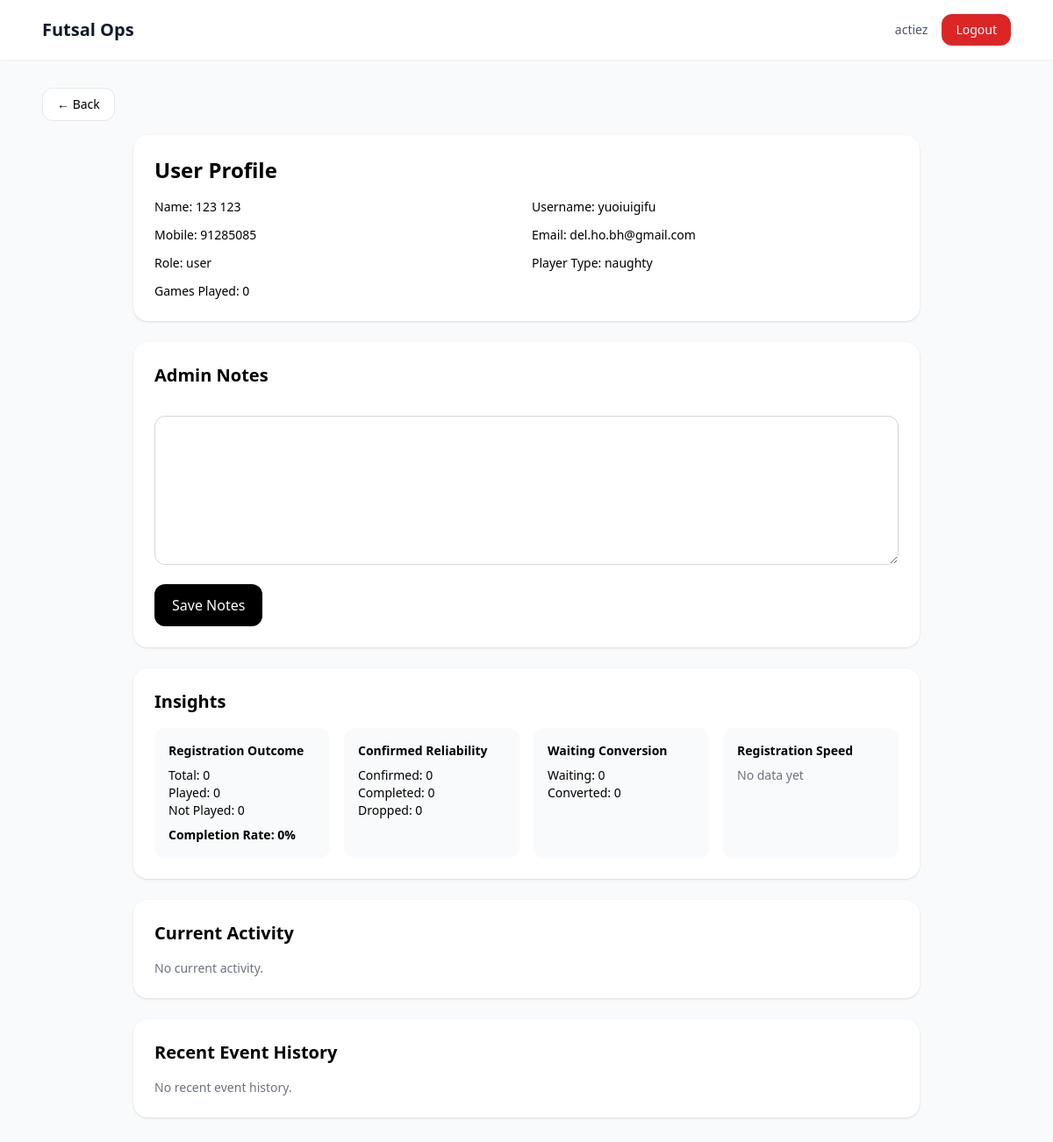
Page /users/3/ (signed in) on the earlier database version.
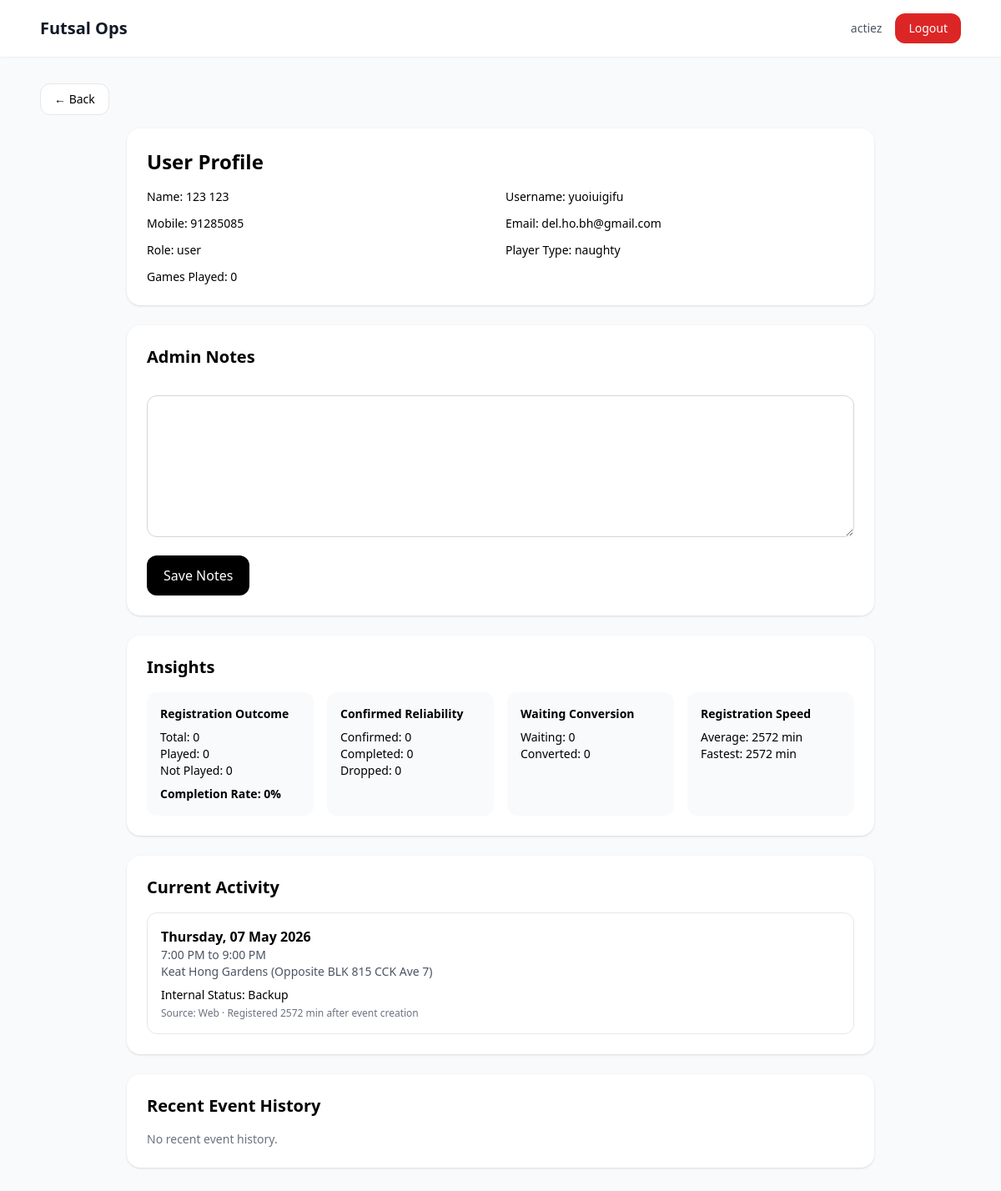
Same page on the later database version.
### registrations/models.py (models this page shows, shortened)
class EventRegistration(models.Model):
    STATUS_INTERESTED = "interested"
    STATUS_PLAYING = "playing"
    STATUS_WAITING = "waiting"
    STATUS_BACKUP = "backup"
    STATUS_REMOVED = "removed"
    STATUS_CHOICES = [
        (STATUS_INTERESTED, "Interested"),
        (STATUS_PLAYING, "Playing"),
        (STATUS_WAITING, "Waiting"),
        (STATUS_BACKUP, "Backup"),
        (STATUS_REMOVED, "Removed"),
    ]
    SOURCE_WEB = "web"
    SOURCE_WHATSAPP = "whatsapp"
    SOURCE_ADMIN = "admin"
    SOURCE_CHOICES = [
        (SOURCE_WEB, "Web"),
        (SOURCE_WHATSAPP, "WhatsApp"),
        (SOURCE_ADMIN, "Admin"),
    ]
    event = models.ForeignKey(Event, on_delete=models.CASCADE, related_name="registrations")
    user = models.ForeignKey(settings.AUTH_USER_MODEL, on_delete=models.CASCADE, related_name="event_registrations")
    sequence_number = models.PositiveIntegerField()
    status = models.CharField(max_length=20, choices=STATUS_CHOICES, default=STATUS_INTERESTED)
    source = models.CharField(
    max_length=20,
    choices=SOURCE_CHOICES,
    default=SOURCE_WEB,
    )
    registered_at = models.DateTimeField(auto_now_add=True)
    notified_at = models.DateTimeField(null=True, blank=True)
    remarks = models.TextField(blank=True)
    @property
    def registration_delay_seconds(self):
        if self.event and self.event.created_at and self.registered_at:
            return int((self.registered_at - self.event.created_at).total_seconds())
        return None
    @property
    def registration_delay_minutes(self):
        seconds = self.registration_delay_seconds
        if seconds is None:
            return None
        return round(seconds / 60)
    class Meta:
        unique_together = ("event", "user")
        ordering = ["sequence_number"]

### events/models.py (models this page shows, shortened)
class Event(models.Model):
    STATUS_DRAFT = "draft"
    STATUS_OPEN = "open"
    STATUS_FINALIZED = "finalized"
    STATUS_COMPLETED = "completed"
    STATUS_CANCELLED = "cancelled"
    STATUS_CHOICES = [
        (STATUS_DRAFT, "Draft"),
        (STATUS_OPEN, "Open"),
        (STATUS_FINALIZED, "Finalized"),
        (STATUS_COMPLETED, "Completed"),
        (STATUS_CANCELLED, "Cancelled"),
    ]
    registration_token = models.UUIDField(
        default=uuid.uuid4,
        unique=True,
        editable=False,
    )
    title = models.CharField(max_length=255)
    start_datetime = models.DateTimeField()
    end_datetime = models.DateTimeField()
    location = models.CharField(max_length=255)
    amount_payable = models.DecimalField(max_digits=8, decimal_places=2)
    playing_slots = models.PositiveIntegerField(default=15)
    waiting_slots = models.PositiveIntegerField(default=5)
    backup_slots = models.PositiveIntegerField(default=3)
    status = models.CharField(
        max_length=20,
        choices=STATUS_CHOICES,
        default=STATUS_DRAFT,
    )
    created_by = models.ForeignKey(
        settings.AUTH_USER_MODEL,
        on_delete=models.SET_NULL,
        null=True,
        related_name="created_events",
    )
    created_at = models.DateTimeField(auto_now_add=True)
    updated_at = models.DateTimeField(auto_now=True)
    class Meta:
        ordering = ["start_datetime"]
    @property
    def weekday_display(self):
        local_start = timezone.localtime(self.start_datetime)
        return local_start.strftime("%A")
    @property
    def date_display(self):
        local_start = timezone.localtime(self.start_datetime)
        return local_start.strftime("%d %B %Y")
    @property
    def time_range_display(self):
        local_start = timezone.localtime(self.start_datetime)
        local_end = timezone.localtime(self.end_datetime)
        start = local_start.strftime("%I:%M %p").lstrip("0")
        end = local_end.strftime("%I:%M %p").lstrip("0")
        return f"{start} to {end}"

### accounts/views.py (the view, shortened to what this page needs)
# urls.py: path("users/<int:user_id>/", views.admin_user_profile, name="admin_user_profile"),
@login_required
def admin_user_profile(request, user_id):
    if not request.user.is_admin_level():
        raise PermissionDenied("You do not have access to this page.")
    profile_user = get_object_or_404(User, id=user_id)
    if request.method == "POST":
        if request.POST.get("action") == "save_admin_notes":
            profile_user.admin_notes = request.POST.get("admin_notes", "")
            profile_user.save()
            messages.success(request, "Admin notes updated successfully.")
            return redirect("admin_user_profile", user_id=profile_user.id)
    current_registrations = EventRegistration.objects.filter(
        user=profile_user,
        event__start_datetime__gte=timezone.now()
    ).select_related("event").order_by("event__start_datetime")
    recent_registrations = EventRegistration.objects.filter(
        user=profile_user,
        event__start_datetime__lt=timezone.now()
    ).select_related("event").order_by("-event__start_datetime")[:5]
    all_regs = EventRegistration.objects.filter(user=profile_user).select_related("event")
    now = timezone.now()
    past_regs = [r for r in all_regs if r.event.end_datetime and r.event.end_datetime < now]
    total_registered = len(past_regs)
    played = len([r for r in past_regs if r.status == "playing"])
    not_played = total_registered - played
    confirmed_playing = len([r for r in past_regs if r.status == "playing"])
    completed = confirmed_playing  # same logic for now
    dropped_after_confirmed = 0  # placeholder (we refine later)
    waiting_regs = [r for r in past_regs if r.status == "waiting"]
    waiting_total = len(waiting_regs)
    waiting_converted = 0  # placeholder (needs status logs later)
    completion_rate = 0
    if total_registered > 0:
        completion_rate = round((played / total_registered) * 100)
    reliability_tag = "Neutral"
    registration_delays = [
        reg.registration_delay_minutes
        for reg in all_regs
        if reg.registration_delay_minutes is not None
    ]
    avg_registration_speed = None
    fastest_registration_speed = None
    if registration_delays:
        avg_registration_speed = round(sum(registration_delays) / len(registration_delays))
        fastest_registration_speed = min(registration_delays)
    context = {
        "profile_user": profile_user,
        "current_registrations": current_registrations,
        "recent_registrations": recent_registrations,
        "insights": {
            "total_registered": total_registered,
            "played": played,
            "not_played": not_played,
            "confirmed_playing": confirmed_playing,
            "completed": completed,
            "dropped_after_confirmed": dropped_after_confirmed,
            "waiting_total": waiting_total,
            "waiting_converted": waiting_converted,
            "completion_rate": completion_rate,
            "reliability_tag": reliability_tag,
            "avg_registration_speed": avg_registration_speed,
            "fastest_registration_speed": fastest_registration_speed,
        }
    }
    return render(request, "accounts/admin_profile.html", context)

### accounts/models.py (called while the page is built)
    def is_admin_level(self):
        return self.is_authenticated and (
            self.is_superuser or self.role in {self.ROLE_ADMIN, self.ROLE_SUPERADMIN}
        )

### templates/accounts/admin_profile.html (shortened to what the changed rows need)
{% extends "base.html" %}
{% block content %}
<div class="max-w-4xl mx-auto space-y-6">
    <div class="bg-white rounded-2xl shadow p-6">
        <h1 class="text-2xl font-bold">User Profile</h1>
    </div>
    <div class="bg-white rounded-2xl shadow p-6">
        <h2 class="text-xl font-bold">Admin Notes</h2>
    </div>
<div class="bg-white rounded-2xl shadow p-6">
    <h2 class="text-xl font-bold mb-4">Insights</h2>
    <div class="grid grid-cols-1 md:grid-cols-4 gap-4 text-sm">
	<div class="bg-gray-50 p-4 rounded-xl">
    <div class="font-semibold mb-2">Registration Speed</div>
    {% if insights.avg_registration_speed is not None %}
        <div>Average: {{ insights.avg_registration_speed }} min</div>
        <div>Fastest: {{ insights.fastest_registration_speed }} min</div>
    {% else %}
        <div class="text-gray-500">No data yet</div>
    {% endif %}
</div>
    </div>
</div>
    <div class="bg-white rounded-2xl shadow p-6">
        <h2 class="text-xl font-bold">Current Activity</h2>
        <div class="mt-4 space-y-4">
            {% for reg in current_registrations %}
            <div class="border rounded-xl p-4">
                <div class="font-semibold">{{ reg.event.weekday_display }}, {{ reg.event.date_display }}</div>
                <div class="text-sm text-gray-600">{{ reg.event.time_range_display }}</div>
                <div class="text-sm text-gray-600">{{ reg.event.location }}</div>
                <div class="mt-2 text-sm">
                    Internal Status: <span class="font-medium">{{ reg.status|title }}</span>
                </div>
                <div class="text-xs text-gray-500 mt-1">
                    Source: {{ reg.source|title }}
                    {% if reg.registration_delay_minutes is not None %}
                        · Registered {{ reg.registration_delay_minutes }} min after event creation
                    {% endif %}
                </div>
            </div>
            {% empty %}
            <div class="text-sm text-gray-500">No current activity.</div>
            {% endfor %}
        </div>
    </div>
    <div class="bg-white rounded-2xl shadow p-6">
        <h2 class="text-xl font-bold">Recent Event History</h2>
    </div>
</div>
{% endblock %}

Differences in the rows shown:
added EventRegistration: event.weekday_display "Thursday", event.date_display "07 May 2026", event.time_range_display "7:00 PM to 9:00 PM", event.location "Keat Hong Gardens (Opposite BLK 815 CCK Ave 7)", status "Backup", source "Web", registration_delay_minutes "2572"
Other differences:
{{ insights.avg_registration_speed }}: (not shown) → "2572"
{{ insights.fastest_registration_speed }}: (not shown) → "2572"
text no longer shown: "No data yet No current activity."
text now shown: "Average: min Fastest: min"
